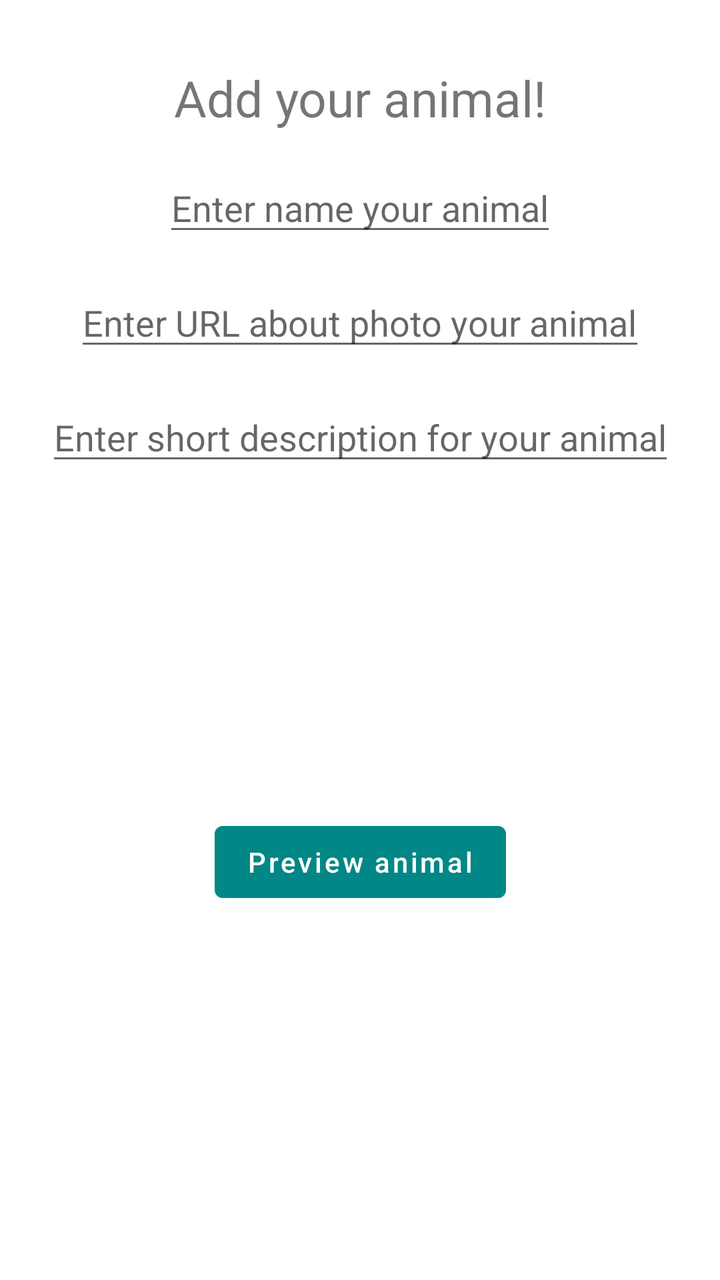
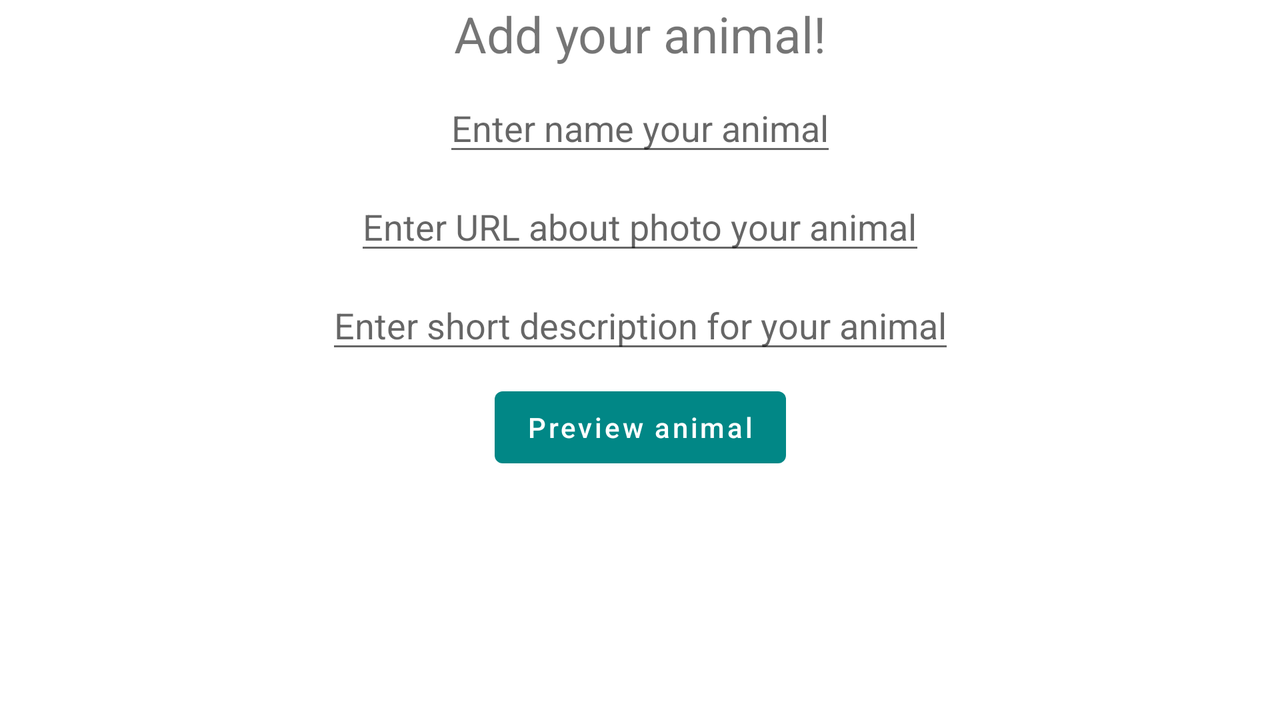

Compare how this app lays out the same screen by default and in its alternative resource folder. The renders come first, then the two layout files and the values they reference.
<!-- AndroidManifest.xml: application theme Theme.MyApplication_FinalNavigatio -->
<!-- res/layout/fragment_add_animal.xml -->
<?xml version="1.0" encoding="utf-8"?>
<androidx.constraintlayout.widget.ConstraintLayout xmlns:android="http://schemas.android.com/apk/res/android"
    xmlns:app="http://schemas.android.com/apk/res-auto"
    xmlns:tools="http://schemas.android.com/tools"
    android:layout_width="match_parent"
    android:layout_height="match_parent"
    tools:context=".ui.addAnimal.AddAnimalFragment">

    <TextView
        android:id="@+id/textView2"
        android:layout_width="wrap_content"
        android:layout_height="wrap_content"
        android:layout_marginTop="32dp"
        android:text="@string/add_your_animal"
        android:textAllCaps="false"
        android:textSize="25sp"
        app:layout_constraintEnd_toEndOf="parent"
        app:layout_constraintStart_toStartOf="parent"
        app:layout_constraintTop_toTopOf="parent" />

    <EditText
        android:id="@+id/tvNameAddAnimal"
        android:layout_width="wrap_content"
        android:layout_height="wrap_content"
        android:layout_marginTop="16dp"
        android:hint="@string/enter_name_your_animal"
        app:layout_constraintEnd_toEndOf="parent"
        app:layout_constraintStart_toStartOf="parent"
        app:layout_constraintTop_toBottomOf="@+id/textView2" />

    <EditText
        android:id="@+id/tvImgURL"
        android:layout_width="wrap_content"
        android:layout_height="wrap_content"
        android:layout_marginTop="16dp"
        android:hint="@string/enter_url_about_photo_your_animal"
        app:layout_constraintEnd_toEndOf="parent"
        app:layout_constraintStart_toStartOf="parent"
        app:layout_constraintTop_toBottomOf="@+id/tvNameAddAnimal"
        tools:ignore="HardcodedText" />

    <EditText
        android:id="@+id/tvDescription"
        android:layout_width="wrap_content"
        android:layout_height="wrap_content"
        android:layout_marginTop="16dp"
        android:hint="@string/enter_short_description_for_your_animal"
        app:layout_constraintEnd_toEndOf="parent"
        app:layout_constraintStart_toStartOf="parent"
        app:layout_constraintTop_toBottomOf="@+id/tvImgURL" />

    <Button
        android:id="@+id/btnAddAnimal"
        android:layout_width="wrap_content"
        android:layout_height="wrap_content"
        android:layout_marginBottom="16dp"
        android:text="@string/preview_animal"
        android:textAllCaps="false"
        app:layout_constraintBottom_toBottomOf="parent"
        app:layout_constraintEnd_toEndOf="parent"
        app:layout_constraintStart_toStartOf="parent"
        app:layout_constraintTop_toBottomOf="@+id/tvDescription" />


</androidx.constraintlayout.widget.ConstraintLayout>
<!-- resources referenced by this layout -->
<resources>
  <string name="add_your_animal">Add your animal!</string>
  <string name="enter_name_your_animal">Enter name your animal</string>
  <string name="enter_short_description_for_your_animal">Enter short description for your animal</string>
  <string name="enter_url_about_photo_your_animal">Enter URL about photo your animal</string>
  <string name="preview_animal">Preview animal</string>
  <style name="Theme.MyApplication_FinalNavigatio" parent="Theme.MaterialComponents.DayNight.DarkActionBar">
          
          <item name="colorPrimary">@color/teal_700</item>
          <item name="colorPrimaryVariant">@color/teal_200</item>
          <item name="colorOnPrimary">@color/white</item>
          
          <item name="colorSecondary">@color/teal_200</item>
          <item name="colorSecondaryVariant">@color/teal_700</item>
          <item name="colorOnSecondary">@color/black</item>
          
          <item name="android:statusBarColor">?attr/colorPrimaryVariant</item>
          
      </style>
</resources>
<!-- res/layout-land/fragment_add_animal.xml (the repository's variant of the layout above) -->
<!-- drawn on the phone turned sideways -->
<?xml version="1.0" encoding="utf-8"?>
<androidx.constraintlayout.widget.ConstraintLayout xmlns:android="http://schemas.android.com/apk/res/android"
    xmlns:app="http://schemas.android.com/apk/res-auto"
    xmlns:tools="http://schemas.android.com/tools"
    android:layout_width="match_parent"
    android:layout_height="match_parent"
    tools:context=".ui.addAnimal.AddAnimalFragment">

    <TextView
        android:id="@+id/textView2"
        android:layout_width="wrap_content"
        android:layout_height="wrap_content"
        android:text="@string/add_your_animal"
        android:textAllCaps="false"
        android:textSize="25sp"
        app:layout_constraintEnd_toEndOf="parent"
        app:layout_constraintStart_toStartOf="parent"
        app:layout_constraintTop_toTopOf="parent" />

    <EditText
        android:id="@+id/tvNameAddAnimal"
        android:layout_width="wrap_content"
        android:layout_height="wrap_content"
        android:layout_marginTop="8dp"
        android:hint="@string/enter_name_your_animal"
        app:layout_constraintEnd_toEndOf="parent"
        app:layout_constraintStart_toStartOf="parent"
        app:layout_constraintTop_toBottomOf="@+id/textView2" />

    <EditText
        android:id="@+id/tvImgURL"
        android:layout_width="wrap_content"
        android:layout_height="wrap_content"
        android:layout_marginTop="8dp"
        android:hint="@string/enter_url_about_photo_your_animal"
        app:layout_constraintEnd_toEndOf="parent"
        app:layout_constraintStart_toStartOf="parent"
        app:layout_constraintTop_toBottomOf="@+id/tvNameAddAnimal"
        tools:ignore="HardcodedText" />

    <EditText
        android:id="@+id/tvDescription"
        android:layout_width="wrap_content"
        android:layout_height="wrap_content"
        android:layout_marginTop="8dp"
        android:hint="@string/enter_short_description_for_your_animal"
        app:layout_constraintEnd_toEndOf="parent"
        app:layout_constraintStart_toStartOf="parent"
        app:layout_constraintTop_toBottomOf="@+id/tvImgURL" />

    <Button
        android:id="@+id/btnAddAnimal"
        android:layout_width="wrap_content"
        android:layout_height="wrap_content"
        android:text="@string/preview_animal"
        android:textAllCaps="false"
        android:layout_marginTop="8dp"
        app:layout_constraintEnd_toEndOf="parent"
        app:layout_constraintStart_toStartOf="parent"
        app:layout_constraintTop_toBottomOf="@+id/tvDescription" />




</androidx.constraintlayout.widget.ConstraintLayout>
